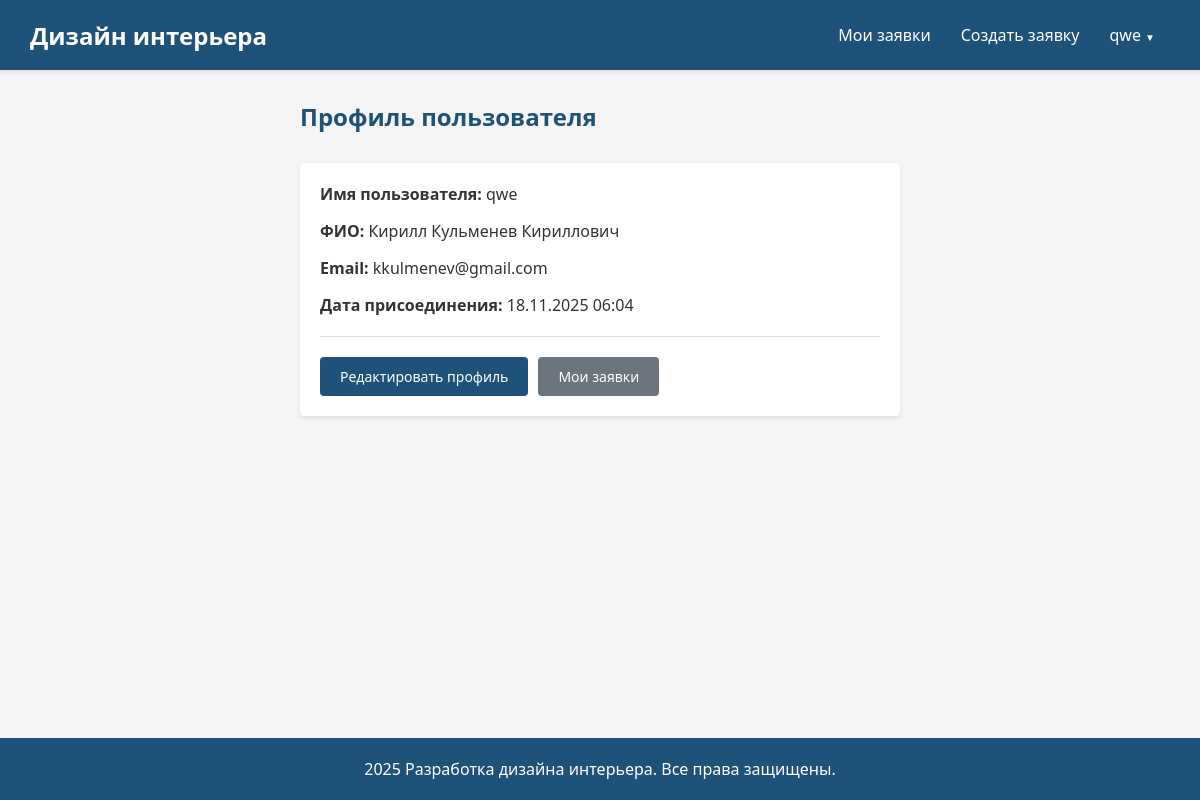
Page /accounts/profile/ (signed in) on the committed database.
### main/models.py (models this page shows, shortened)
class AdvUser(AbstractUser):
    is_activated = models.BooleanField(default=True, db_index=True, verbose_name="Активирован")
    fio = models.CharField(max_length=100, blank=True, verbose_name="ФИО")
    is_admin_panel = models.BooleanField(default=False, verbose_name="Доступ к админ панели")
    class Meta(AbstractUser.Meta):
        pass

### main/views.py (the view)
# urls.py: path('accounts/profile/', profile, name='profile'),
@login_required
def profile(request):
    return render(request, 'main/profile.html')

### main/templates/main/profile.html (shortened to what this page needs)
{% extends "main/basic.html" %}
{% block content %}
<div class="container">
    <div style="max-width: 600px; margin: 0 auto;">
        <h2 style="color: #1f5278; margin-bottom: 30px;">Профиль пользователя</h2>
        <div class="card">
            <div class="card-body">
                <div style="margin-bottom: 20px;">
                    <p style="margin-bottom: 15px;">
                        <strong>Имя пользователя:</strong> {{ user.username }}
                    </p>
                    {% if user.fio %}
                    <p style="margin-bottom: 15px;">
                        <strong>ФИО:</strong> {{ user.fio }}
                    </p>
                    {% endif %}
                    <p style="margin-bottom: 15px;">
                        <strong>Email:</strong> {{ user.email }}
                    </p>
                    <p style="margin-bottom: 15px;">
                        <strong>Дата присоединения:</strong> {{ user.date_joined|date:"d.m.Y H:i" }}
                    </p>
                </div>
                <div style="border-top: 1px solid #ddd; padding-top: 20px; display: flex; gap: 10px;">
                    <a href="{% url 'main:profile_change' %}" class="btn btn-primary">
                        Редактировать профиль
                    </a>
                    <a href="{% url 'main:user_requests' %}" class="btn btn-secondary">
                        Мои заявки
                    </a>
                </div>
            </div>
        </div>
    </div>
</div>
{% endblock %}

### main/templates/main/basic.html (shortened to what this page needs)
<!DOCTYPE html>
<html lang="ru">
<head>
</head>
<body>
    <header>
        <nav>
            <a href="{% url 'main:index' %}" class="logo">
                Дизайн интерьера
            </a>
            <ul class="nav-menu">
                {% if user.is_authenticated %}
                <li class="nav-item">
                    {% if user.is_staff or user.is_superuser %}
                        <a href="{% url 'main:user_requests' %}" class="nav-link">
                            Заявки <span class="admin-badge">АДМИН</span>
                        </a>
                    {% else %}
                        <a href="{% url 'main:user_requests' %}" class="nav-link">
                            Мои заявки
                        </a>
                    {% endif %}
                </li>
                <li class="nav-item">
                    <a href="{% url 'main:create_request' %}" class="nav-link">
                        Создать заявку
                    </a>
                </li>
                <li class="nav-item dropdown">
                    <a href="#" class="nav-link dropdown-toggle">
                        {{ user.username }}
                    </a>
                </li>
                {% endif %}
            </ul>
        </nav>
    </header>
    <main>
        {% block content %}{% endblock %}
    </main>
    <footer>
        <p>2025 Разработка дизайна интерьера. Все права защищены.</p>
    </footer>
</body>
</html>

### main/templates/main/basic.html (style rules this page uses)
* { margin: 0; padding: 0; box-sizing: border-box; }
html, body { height: 100%; }
body { font-family: 'Segoe UI', Tahoma, Geneva, Verdana, sans-serif; color: #333; background-color: #f5f5f5; display: flex; flex-direction: column; }
header { background-color: #1f5278; padding: 0; box-shadow: 0 2px 4px rgba(0,0,0,0.1); }
nav { display: flex; justify-content: space-between; align-items: center; padding: 0 30px; height: 70px; }
.logo { display: flex; align-items: center; color: white; font-size: 24px; font-weight: bold; text-decoration: none; gap: 10px; }
.nav-menu { display: flex; list-style: none; gap: 0; align-items: center; }
.nav-item { position: relative; }
.nav-link { color: white; text-decoration: none; padding: 10px 15px; display: block; transition: background-color 0.3s; }
.dropdown { position: relative; }
.dropdown-toggle::after { content: ' ▼'; font-size: 10px; }
main { flex: 1; padding: 30px 0; }
.container { max-width: 1200px; margin: 0 auto; padding: 0 20px; }
footer { background-color: #1f5278; color: white; text-align: center; padding: 20px 30px; margin-top: auto; }
footer p { margin: 0; }
.btn { padding: 10px 20px; border: none; border-radius: 4px; cursor: pointer; text-decoration: none; display: inline-block; font-size: 14px; font-weight: 500; transition: all 0.3s; text-align: center; }
.btn-primary { background-color: #1f5278; color: white; }
.btn-secondary { background-color: #6c757d; color: white; }
.card { background-color: white; border-radius: 4px; box-shadow: 0 2px 4px rgba(0,0,0,0.1); overflow: hidden; transition: box-shadow 0.3s; }
.card-body { padding: 20px; }

### rows in the picture
AdvUser: username "qwe", fio "Кирилл Кульменев Кириллович", email "kkulmenev@gmail.com", date_joined "18.11.2025 06:04"
